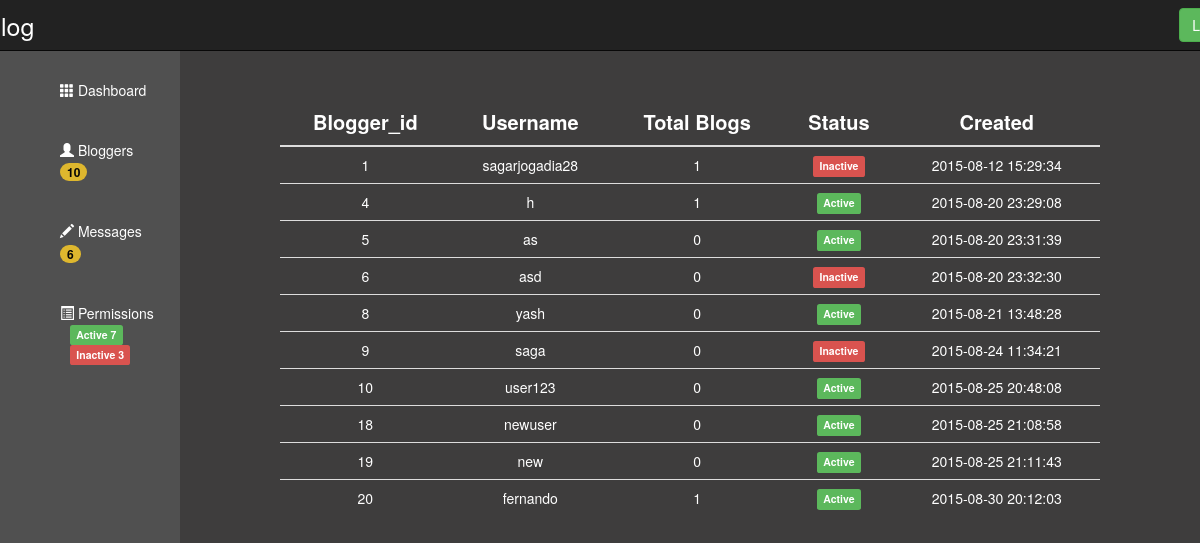
Screenshot of /HTML/Admin_ListofBloggers.php with the database file from the repository.
### tables this page shows
CREATE TABLE IF NOT EXISTS `blogger_info` (
  `blogger_id` int(11) NOT NULL,
  `blogger_username` varchar(20) NOT NULL,
  `blogger_password` varchar(30) NOT NULL,
  `blogger_creation_date` datetime NOT NULL DEFAULT CURRENT_TIMESTAMP,
  `blogger_is_active` tinyint(1) NOT NULL,
  `blogger_updated_date` datetime NOT NULL DEFAULT CURRENT_TIMESTAMP,
  `blogger_end_date` datetime NOT NULL
);

### HTML/Admin_ListofBloggers.php (the view, shortened to what this page needs)
<!DOCTYPE html>
<html>
<head>
	<link rel="stylesheet" type="text/css" href="bootstrap/css/bootstrap.min.css">
	<link rel="stylesheet" type="text/css" href="../CSS/navigation.css">
	<link rel="stylesheet" type="text/css" href="../CSS/admin_listofbloggers.css">
	<link rel="stylesheet" type="text/css" href="../CSS/admin.css">
</head>
<body>
	<nav class="navbar navbar-inverse navbar-fixed-top">
		<div class="container ">
			<div class="navbar-header">
				<a class="navbar-brand FootBlog" href="">FootBlog</a>
			</div>
			<div id="navbar" class="navbar-collapse collapse">
				<form class="navbar-form navbar-right">
					<button type="submit" class="btn btn-success"><a href="WelcomePage.html">Log Out</a></button>
				</form>
			</div>
		</div>
	</nav>
	<div class="dashboard" >
		<ul>
			<br><br><br>
			<li class="link">
				<a href="Admin.php">
					<span class="glyphicon glyphicon-th" aria-hidden="true"></span>
					<span class="hidden-sm hidden-xs">Dashboard</span>
				</a>
			</li>
			<li class="link ">
				<a href="Admin_ListofBloggers.php">
					<span class="glyphicon glyphicon-user" aria-hidden="true"></span>
					<span class="hidden-sm hidden-xs">Bloggers</span>
					<span class="badge mybadge">
						<?php
						require '../PHP/connect.php';
						$mysql_blogger_table = "blogger_info";
						$select_blogger_query = "SELECT blogger_id from $mysql_blogger_table";
						$list = mysqli_query($link,$select_blogger_query);
						echo mysqli_num_rows($list);
						?>
					</span>
				</a>
			</li>
			<li class="link">
				<a href="Admin_Messages.php" data-toggle="collapse" aria-controls="collapse-comments">
					<span class="glyphicon glyphicon-pencil" aria-hidden="true"></span>
					<span class="hidden-sm hidden-xs">Messages</span>
					<span class="badge mybadge">
						<?php
						$mysql_table = "contact_me";
						$select_query = "SELECT id from $mysql_table";
						$result = mysqli_query($link,$select_query);
						echo mysqli_num_rows($result);
						?>
					</span>
				</a>
			</li>
			<li class="link">
				<a href="SetPermission.php" data-toggle="collapse" aria-controls="collapse-post">
					<span class="glyphicon glyphicon-list-alt" aria-hidden="true"></span>
					<span class="hidden-sm hidden-xs">Permissions</span>
					<span class="label label-success mylabel">Active
						<?php
						$active_query = "SELECT blogger_id from $mysql_blogger_table WHERE blogger_is_active = 1";
						$active = mysqli_query($link,$active_query);
						echo mysqli_num_rows($active);
						?>
					</span><br>
					<span class="label label-danger mylabel">Inactive
						<?php
						$Inactive_query = "SELECT blogger_id from $mysql_blogger_table WHERE blogger_is_active = 0";
						$inactive = mysqli_query($link,$Inactive_query);
						echo mysqli_num_rows($inactive);
						?></span>
					</a>
				</li>
			</ul>
		</div>
		<div class="mycontent">
			<div class="content-inner">
				<table class="table">
					<thead>
						<tr>
							<th>Blogger_id</th>
							<th>Username</th>
							<th>Total Blogs</th>
							<th>Status</th>
							<th class="hidden-xs">Created</th>
						</tr>
					</thead>
					<tbody>
						<?php
						require '../PHP/connect.php';
						$mysql_table = "blogger_info";
						$select_query = "SELECT blogger_id ,blogger_username,blogger_creation_date,blogger_is_active FROM $mysql_table;";
						$result = mysqli_query($link , $select_query);
						if (mysqli_num_rows($result) > 0) {
							while($row = mysqli_fetch_assoc($result)){
								$user = $row['blogger_id'];
								$count_query = "SELECT blog_id FROM blog_master WHERE blogger_id='$user';";
								$r = mysqli_query($link,$count_query);
								echo "<tr>";
								echo "<td>".$row['blogger_id']."</td>";
								echo "<td><a href='AdminDelete.php?id=".$row['blogger_id']."'>".$row['blogger_username']."</a></td>";
								echo "<td>".mysqli_num_rows($r)."</td>";
								if($row['blogger_is_active'] == 1)
									echo "<td><span class='label label-success'>Active</span></td>";
								else
									echo "<td><span class='label label-danger'>Inactive</span></td>";
								echo "<td class='hidden-xs'>".$row['blogger_creation_date']."</td>";
								echo "</tr>";
							}
						}
						?>
					</tbody>
				</table>
			</div>
		</div>
	</body>
	</html>

### CSS/navigation.css (style rules this page uses)
form.navbar-right { margin-right: -100px; }
a.FootBlog { font-size: 25px; margin-left: -110px !important; }
a:link { text-decoration: none; color: #FFFFFF; }

### CSS/admin_listofbloggers.css (style rules this page uses)
body,html { height: 500%; width: 100%; display: table; }
div.dashboard { height: 100%; padding: 0px; border: 0px; margin: 0px; width: 15%; float: left; background-color: #505050; }
div.mycontent { margin-left: 15%; height: 100%; background-color: #3E3D3D; }
li { list-style: none; padding: 20px; }
div.content-inner { padding: 100px; color: #FFFFFF; }
th { text-align:center; vertical-align:middle; font-size: 20px; }
td { text-align:center; vertical-align:middle; }
span.mybadge { background-color: #DEB72E; color: #060606; }
span.mylabel { color: #FFFFFF; width: auto; margin: 10px; }

### CSS/admin.css (style rules this page uses)
body,html { height: 100%; width: 100%; display: table; }
div.dashboard { height: 100%; padding: 0px; border: 0px; margin: 0px; width: 15%; float: left; background-color: #505050; }
div.mycontent { margin-left: 15%; height: 100%; background-color: #3E3D3D; }
li { list-style: none; padding: 20px; }
div.content-inner { padding: 100px; color: #FFFFFF; }
span.mybadge { background-color: #DEB72E; color: #060606; }
span.mylabel { color: #FFFFFF; width: auto; margin: 10px; }

### rows the page displays
blogger_info: blogger_id "1", blogger_username "sagarjogadia28", mysqli_num_rows($r) "1", blogger_is_active "Inactive", blogger_creation_date "2015-08-12 15:29:34"
blogger_info: blogger_id "4", blogger_username "h", mysqli_num_rows($r) "1", blogger_is_active "Active", blogger_creation_date "2015-08-20 23:29:08"
blogger_info: blogger_id "5", blogger_username "as", mysqli_num_rows($r) "0", blogger_is_active "Active", blogger_creation_date "2015-08-20 23:31:39"
blogger_info: blogger_id "6", blogger_username "asd", mysqli_num_rows($r) "0", blogger_is_active "Inactive", blogger_creation_date "2015-08-20 23:32:30"
blogger_info: blogger_id "8", blogger_username "yash", mysqli_num_rows($r) "0", blogger_is_active "Active", blogger_creation_date "2015-08-21 13:48:28"
blogger_info: blogger_id "9", blogger_username "saga", mysqli_num_rows($r) "0", blogger_is_active "Inactive", blogger_creation_date "2015-08-24 11:34:21"
blogger_info: blogger_id "10", blogger_username "user123", mysqli_num_rows($r) "0", blogger_is_active "Active", blogger_creation_date "2015-08-25 20:48:08"
blogger_info: blogger_id "18", blogger_username "newuser", mysqli_num_rows($r) "0", blogger_is_active "Active", blogger_creation_date "2015-08-25 21:08:58"
blogger_info: blogger_id "19", blogger_username "new", mysqli_num_rows($r) "0", blogger_is_active "Active", blogger_creation_date "2015-08-25 21:11:43"
blogger_info: blogger_id "20", blogger_username "fernando", mysqli_num_rows($r) "1", blogger_is_active "Active", blogger_creation_date "2015-08-30 20:12:03"

### other values shown
mysqli_num_rows($list) "10"
mysqli_num_rows($result) "6"
mysqli_num_rows($active) "7"
mysqli_num_rows($inactive) "3"
